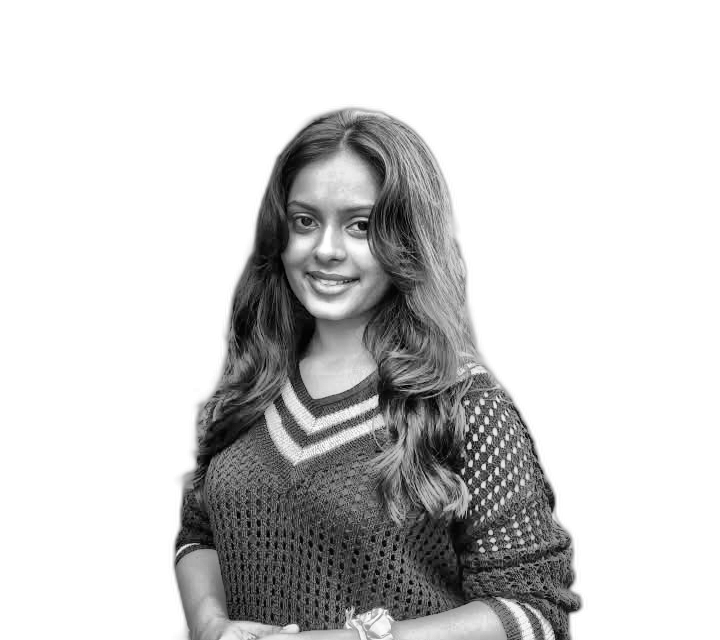
#> input picture source-prepped.png, 720 x 640 px, found by its file name
$ python make_ascii_svg.py
#> lines starting #> are read from the running program, lines starting #| are printed output that depends on the picture
"""
make_ascii_svg.py
Converts source-prepped.png into a self-typing, monochrome ASCII-art SVG.
Each row wipes in left-to-right, staggered top to bottom, then freezes.

Usage:
    python scripts/make_ascii_svg.py

Output:
    avi-ascii.svg  (rename the constant below if you like)
"""
from PIL import Image

INPUT_PATH = "source-prepped.png"
OUTPUT_PATH = "profile-ascii.svg"

COLS = 100
ROWS = 53
CHAR_W = 6.2
CHAR_H = 11
FONT_SIZE = 12
FILL_COLOR = "#8b949e"  # monochrome light-gray, matches GitHub dark-mode text

RAMP = " .`:-=+*cs#%@"  # bright (sparse) -> dark (dense); leading space = blank


def image_to_ascii_grid(path: str, cols: int, rows: int):
#> called with path = 'source-prepped.png', cols = 100, rows = 53
    img = Image.open(path).convert("L")
#> img is the input picture: PIL image 720x640 L; min 0, max 255, mean 206.9
    img = img.resize((cols, rows))
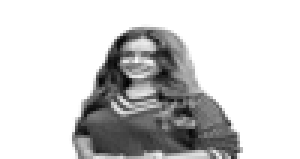
#> img: PIL image 100x53 L (shown 3 times larger); min 3, max 255, mean 206.9
    pixels = list(img.getdata())
#> pixels = 5300 values, max 255 at index 0, min 3 at index 2742, mean 206.9
    grid = []
    for r in range(rows):
        row_chars = []
        for c in range(cols):
            brightness = pixels[r * cols + c]
            idx = int((255 - brightness) / 255 * (len(RAMP) - 1))
            row_chars.append(RAMP[idx])
        grid.append("".join(row_chars))
#> after the loop, grid = 53 items
    return grid


def build_svg(grid, cols, rows):
    width = cols * CHAR_W
    height = rows * CHAR_H

    svg_parts = [
        f'<svg xmlns="http://www.w3.org/2000/svg" viewBox="0 0 {width:.0f} {height:.0f}" '
        f'width="{width:.0f}" height="{height:.0f}">',
        "<style>",
        f"text {{ font-family: 'Courier New', monospace; font-size: {FONT_SIZE}px; "
        f"fill: {FILL_COLOR}; white-space: pre; }}",
        "</style>",
        f'<rect width="100%" height="100%" fill="transparent"/>',
    ]

    for r, row in enumerate(grid):
        row_escaped = (
            row.replace("&", "&amp;").replace("<", "&lt;").replace(">", "&gt;")
        )
        y = (r + 1) * CHAR_H
        delay = r * 0.045
        clip_id = f"clip-row-{r}"
        wipe_duration = 0.6

        svg_parts.append(f'<clipPath id="{clip_id}">')
        svg_parts.append(
            f'  <rect x="0" y="{y - CHAR_H:.1f}" width="0" height="{CHAR_H}">'
        )
        svg_parts.append(
            f'    <animate attributeName="width" from="0" to="{width:.0f}" '
            f'begin="{delay:.3f}s" dur="{wipe_duration}s" fill="freeze" '
            f'calcMode="spline" keySplines="0.25 0.1 0.25 1"/>'
        )
        svg_parts.append("  </rect>")
        svg_parts.append("</clipPath>")
        svg_parts.append(f'<g clip-path="url(#{clip_id})">')
        svg_parts.append(f'  <text x="0" y="{y}">{row_escaped}</text>')
        svg_parts.append("</g>")

    svg_parts.append("</svg>")
    return "\n".join(svg_parts)


if __name__ == "__main__":
    grid = image_to_ascii_grid(INPUT_PATH, COLS, ROWS)
#> grid = 53 items
    svg = build_svg(grid, COLS, ROWS)
#> the loop in build_svg, `for r, row in enumerate(grid):` made 53 passes
#> (y, delay, clip_id) on passes 1 to 12: (11, 0, 'clip-row-0'), (22, 0.045, 'clip-row-1'), (33, 0.09, 'clip-row-2'), (44, 0.135, 'clip-row-3'), (55, 0.18, 'clip-row-4'), (66, 0.225, 'clip-row-5'), (77, 0.27, 'clip-row-6'), (88, 0.315, 'clip-row-7'), (99, 0.36, 'clip-row-8'), (110, 0.405, 'clip-row-9'), (121, 0.45, 'clip-row-10'), (132, 0.495, 'clip-row-11')
#> after the loop in build_svg, `for r, row in enumerate(grid):`: svg_parts = 429 items
    with open(OUTPUT_PATH, "w", encoding="utf-8") as f:
        f.write(svg)
    print(f"Saved {OUTPUT_PATH} ({COLS}x{ROWS} chars)")
